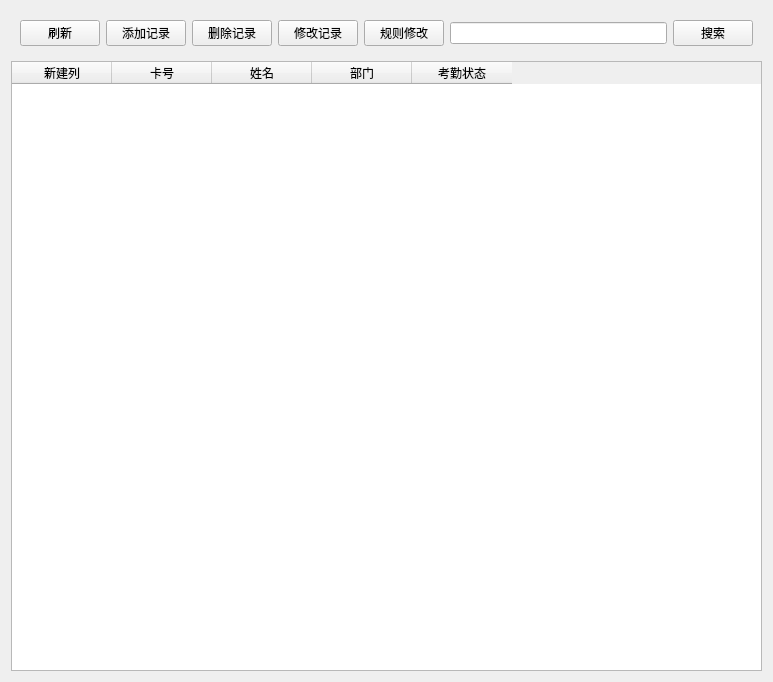
<?xml version="1.0" encoding="UTF-8"?>
<ui version="4.0">
 <class>AdminOfAttendance</class>
 <widget class="QWidget" name="AdminOfAttendance">
  <property name="geometry">
   <rect>
    <x>0</x>
    <y>0</y>
    <width>773</width>
    <height>682</height>
   </rect>
  </property>
  <property name="windowTitle">
   <string>Form</string>
  </property>
  <layout class="QVBoxLayout" name="verticalLayout">
   <item>
    <widget class="QWidget" name="widget" native="true">
     <layout class="QHBoxLayout" name="horizontalLayout">
      <item>
       <widget class="QPushButton" name="refreshBtn">
        <property name="text">
         <string>刷新</string>
        </property>
       </widget>
      </item>
      <item>
       <widget class="QPushButton" name="addBtn">
        <property name="text">
         <string>添加记录</string>
        </property>
       </widget>
      </item>
      <item>
       <widget class="QPushButton" name="deleteBtn">
        <property name="text">
         <string>删除记录</string>
        </property>
       </widget>
      </item>
      <item>
       <widget class="QPushButton" name="setBtn">
        <property name="text">
         <string>修改记录</string>
        </property>
       </widget>
      </item>
      <item>
       <widget class="QPushButton" name="ruleBtn">
        <property name="text">
         <string>规则修改</string>
        </property>
       </widget>
      </item>
      <item>
       <widget class="QLineEdit" name="searchLineEdit"/>
      </item>
      <item>
       <widget class="QPushButton" name="searchBtn">
        <property name="text">
         <string>搜索</string>
        </property>
       </widget>
      </item>
     </layout>
    </widget>
   </item>
   <item>
    <widget class="QTableWidget" name="attendanceTableWidget">
     <column>
      <property name="text">
       <string>新建列</string>
      </property>
     </column>
     <column>
      <property name="text">
       <string>卡号</string>
      </property>
     </column>
     <column>
      <property name="text">
       <string>姓名</string>
      </property>
     </column>
     <column>
      <property name="text">
       <string>部门</string>
      </property>
     </column>
     <column>
      <property name="text">
       <string>考勤状态</string>
      </property>
     </column>
    </widget>
   </item>
  </layout>
 </widget>
 <resources/>
 <connections/>
</ui>
